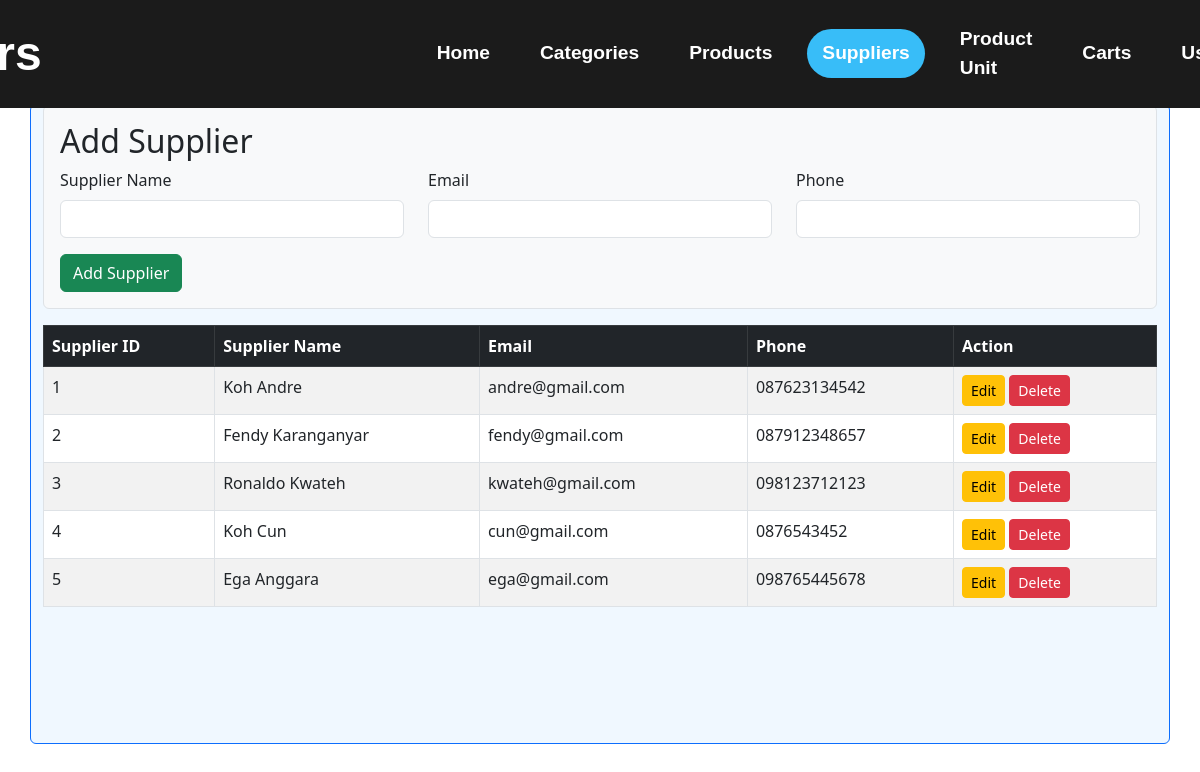
The app's page /suppliers.php (signed in) with its own data.
### tables this page shows
CREATE TABLE `suppliers` (
  `SUPPLIER_ID` int(11) NOT NULL,
  `SUPPLIER_NAME` varchar(50) DEFAULT NULL,
  `EMAIL` varchar(50) DEFAULT NULL,
  `PHONE` varchar(15) DEFAULT NULL
);

### suppliers.php (the view, shortened to what this page needs)
<?php
include 'conn.php';
$suppliersQuery = "SELECT * FROM SUPPLIERS";
$suppliersResult = $conn->query($suppliersQuery);
?>
<!DOCTYPE html>
<html lang="en">
<head>
    <link href="https://cdn.jsdelivr.net/npm/bootstrap@5.3.0/dist/css/bootstrap.min.css" rel="stylesheet">
    <link rel="stylesheet" href="./src/style.css">
    <link rel="stylesheet" href="navbar/navbarStyle.css" />
    <link rel="stylesheet" href="https://cdnjs.cloudflare.com/ajax/libs/animate.css/4.1.1/animate.min.css" />
</head>
<body>
    <?php include 'navbar/navbar.php'; ?>
    <div class="container container-for-bg rounded border border-primary" style="margin-top: 13vh">
        <div class="col-12 mb-3 rounded p-3" style="position: sticky; top: 0; z-index: 1000; background: #f8f9fa; border: 1px solid #dee2e6;">
            <h2>Add Supplier</h2>
            <form method="POST" action="">
                <div class="row">
                    <div class="mb-3 col-md-4">
                        <label for="supplier_name" class="form-label">Supplier Name</label>
                        <input type="text" class="form-control" name="supplier_name" id="supplier_name" required>
                    </div>
                    <div class="mb-3 col-md-4">
                        <label for="email" class="form-label">Email</label>
                        <input type="email" class="form-control" name="email" id="email" required>
                    </div>
                    <div class="mb-3 col-md-4">
                        <label for="phone" class="form-label">Phone</label>
                        <input type="text" class="form-control" name="phone" id="phone" required>
                    </div>
                </div>
                <button type="submit" class="btn btn-success">Add Supplier</button>
            </form>
        </div>
        <div class="table-responsive" style="max-height: 400px; overflow-y: auto;">
            <table class="table table-striped table-bordered">
                <thead class="table-dark">
                    <tr>
                        <th>Supplier ID</th>
                        <th>Supplier Name</th>
                        <th>Email</th>
                        <th>Phone</th>
                        <th>Action</th>
                    </tr>
                </thead>
                <tbody>
                    <?php while ($supplier = $suppliersResult->fetch_assoc()) : ?>
                        <tr>
                            <td><?= $supplier['SUPPLIER_ID']; ?></td>
                            <td><?= $supplier['SUPPLIER_NAME']; ?></td>
                            <td><?= $supplier['EMAIL']; ?></td>
                            <td><?= $supplier['PHONE']; ?></td>
                            <td>
                                <button class="btn btn-warning btn-sm" data-bs-toggle="modal" data-bs-target="#editModal"
                                    data-id="<?= $supplier['SUPPLIER_ID']; ?>"
                                    data-name="<?= $supplier['SUPPLIER_NAME']; ?>"
                                    data-email="<?= $supplier['EMAIL']; ?>"
                                    data-phone="<?= $supplier['PHONE']; ?>">Edit</button>
                                <a href="delete_suppliers.php?id=<?= $supplier['SUPPLIER_ID']; ?>"
                                    class="btn btn-danger btn-sm"
                                    onclick="return confirm('Are you sure you want to delete this supplier?');">Delete</a>
                            </td>
                        </tr>
                    <?php endwhile; ?>
                </tbody>
            </table>
        </div>
    </div>
</body>
</html>

### src/style.css (style rules this page uses)
.container-for-bg { background-color: aliceblue; min-height: 80vh; }

### records on screen
suppliers: SUPPLIER_ID "1", SUPPLIER_NAME "Koh Andre", EMAIL "andre@gmail.com", PHONE "087623134542"
suppliers: SUPPLIER_ID "2", SUPPLIER_NAME "Fendy Karanganyar", EMAIL "fendy@gmail.com", PHONE "087912348657"
suppliers: SUPPLIER_ID "3", SUPPLIER_NAME "Ronaldo Kwateh", EMAIL "kwateh@gmail.com", PHONE "098123712123"
suppliers: SUPPLIER_ID "4", SUPPLIER_NAME "Koh Cun", EMAIL "cun@gmail.com", PHONE "0876543452"
suppliers: SUPPLIER_ID "5", SUPPLIER_NAME "Ega Anggara", EMAIL "ega@gmail.com", PHONE "098765445678"
